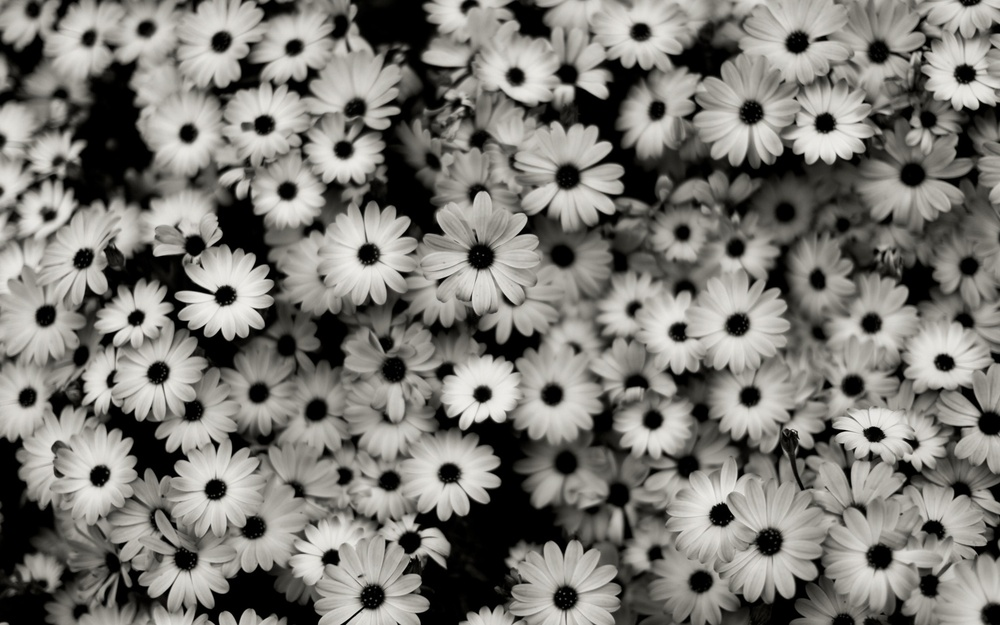
#> input picture lab_1/src/image.jpg, 1000 x 625 px, shrunk from 2304 x 1440 before the run
$ python test_dilation.py
#> lines starting #> are read from the running program, lines starting #| are printed output that depends on the picture; after the words box and inside, x2 and y2 are one past the last pixel; in counts of white or black regions, pixels touching at a corner belong together
### lab_1/dilation.py
import numpy as np

# Нативная реализация дилатации
def dilate_native(image, kernel):
    # Создаем изображение с отступом в 1 пиксель (для обработки границ)
    # Используем нулевые значения (черный цвет) для заполнения отступа
    padded_image = np.pad(image, 1, mode='constant', constant_values=0)

    # Пустое изображение для сохранения результата
    dilated_image = np.zeros_like(image)

    # Проходим по каждому пикселю исходного изображения
    for i in range(1, image.shape[0] + 1):
        for j in range(1, image.shape[1] + 1):
            # Применяем ядро, используя максимум значений в области
            dilated_image[i-1, j-1] = np.max(padded_image[i-1:i+2, j-1:j+2] * kernel)

    return dilated_image

### lab_1/test_dilation.py
import cv2
import time
import numpy as np
from dilation import dilate_native

# Загрузка изображения
image = cv2.imread('src/image.jpg', cv2.IMREAD_GRAYSCALE)
#> image: shape (625, 1000); min 0, max 239, mean 120.6
(_, image) = cv2.threshold(image, 128, 255, cv2.THRESH_BINARY)
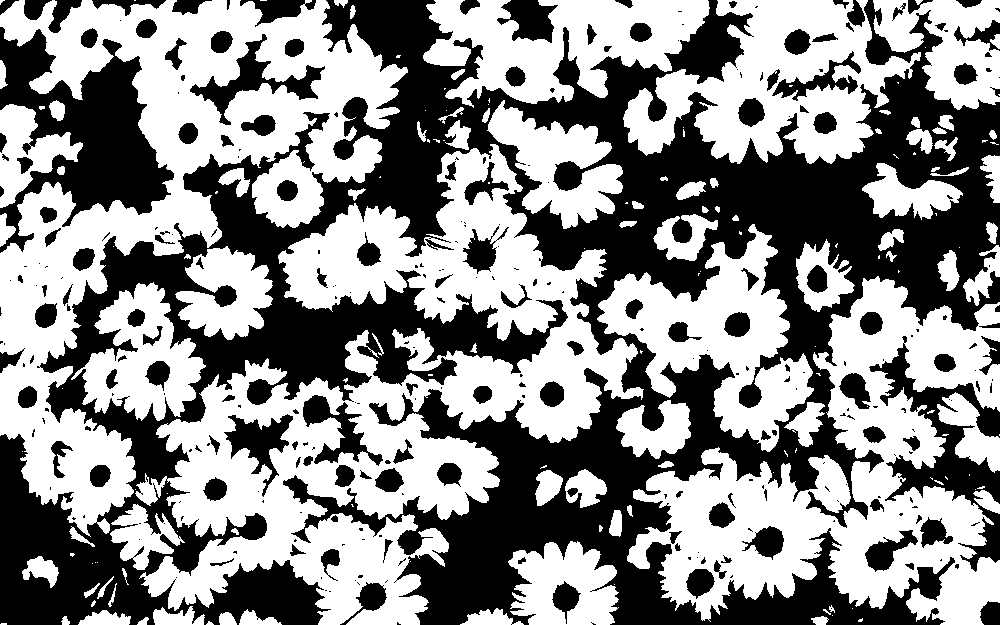
#> image: shape (625, 1000); 54.4% white; 304 black regions (160 under 20 px), largest, box (x1, y1, x2, y2) and area: (0, 0, 1000, 625) 219535, (0, 27, 174, 253) 16997, (869, 336, 1000, 572) 7844
cv2.imwrite('src/image_bin.jpg', image)

if image is None:
    raise FileNotFoundError("Image file not found. Check the file path.")

# Создание ядра
kernel = np.ones((3, 3), np.uint8)

print("----- Single Execution -----")

# OpenCV
dilated_image_cv = cv2.dilate(image, kernel)
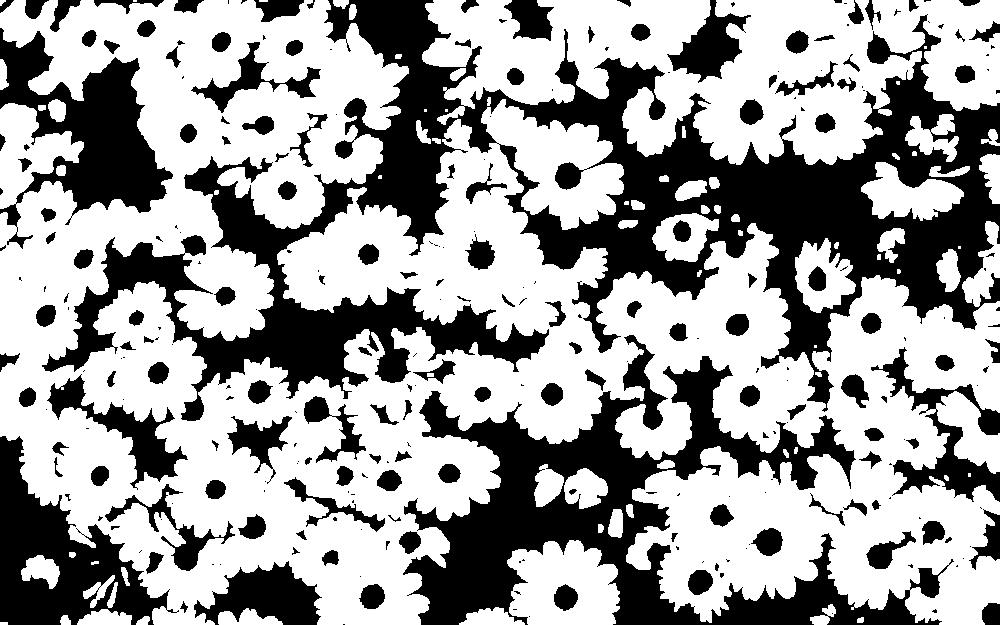
#> dilated_image_cv: shape (625, 1000); 62.3% white; 278 black regions (132 under 20 px), largest, box (x1, y1, x2, y2) and area: (42, 0, 1000, 421) 107640, (403, 335, 954, 625) 46190, (0, 28, 173, 249) 14940
cv2.imwrite('src/dilated_image_cv.png', dilated_image_cv)

# Нативная реализация
dilated_image_native = dilate_native(image, kernel)
#> in dilate_native, `padded_image = np.pad(image, 1, mode='constant', constant_values=0)`:
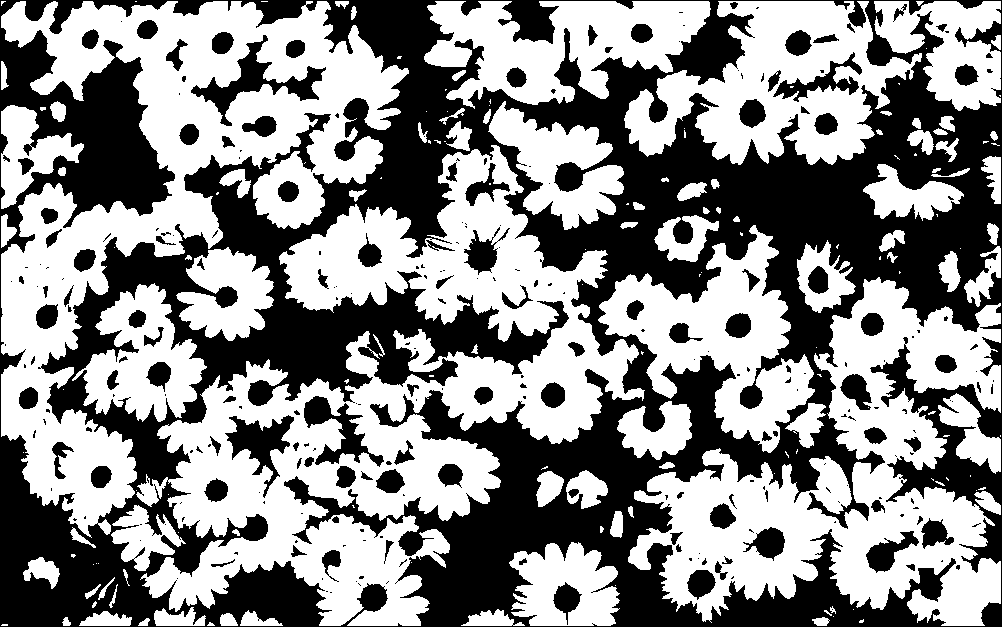
#> padded_image: shape (627, 1002); 54.2% white; 272 black regions (154 under 20 px), largest, box (x1, y1, x2, y2) and area: (0, 0, 1002, 627) 255307, (191, 35, 326, 126) 2755, (225, 415, 294, 498) 2095
cv2.imwrite('src/dilated_image_native.png', dilated_image_native)

print('Done.')

print("----- Average time -----")

# Функция для измерения времени
def measure_time(func, *args, iterations=100):
#> called with iterations = 100
    times = []
    for _ in range(iterations):
        start_time = time.time()
        func(*args)
        times.append(time.time() - start_time)
    return np.mean(times)

# Среднее время OpenCV
opencv_time = measure_time(cv2.dilate, image, kernel)
#> opencv_time = 0.000262
print(f"Average OpenCV dilation time: {opencv_time:.6f} seconds")
#| Average OpenCV dilation time: 0.000262 seconds

# Среднее время нативной реализации
native_time = measure_time(dilate_native, image, kernel)
#> (the run stopped early here; a loop or call above may not have finished)
